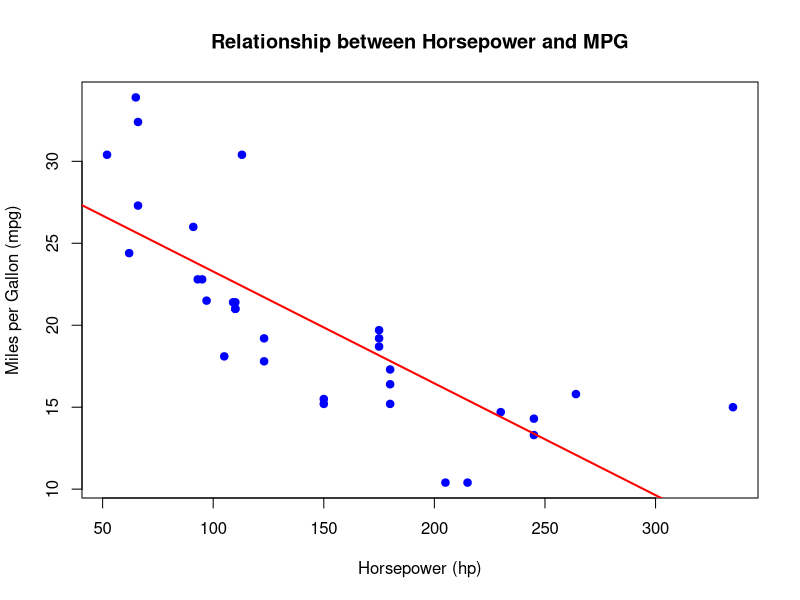
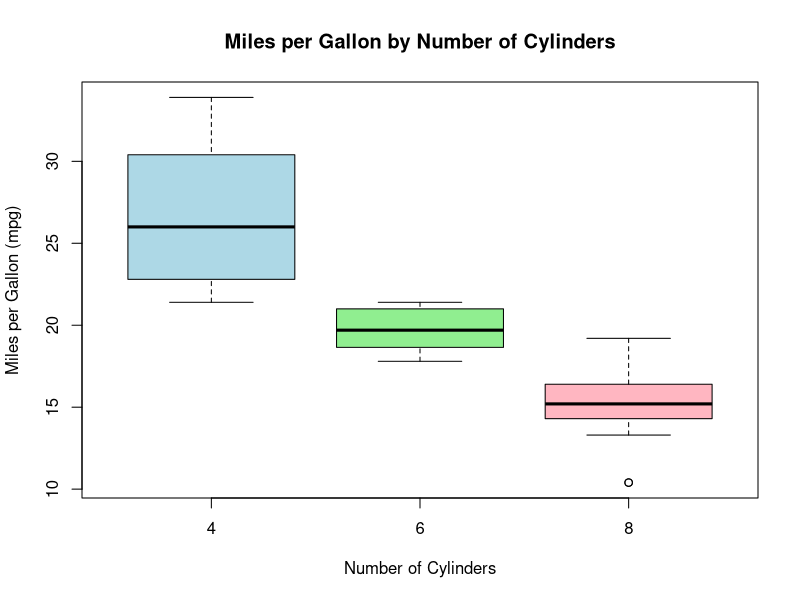
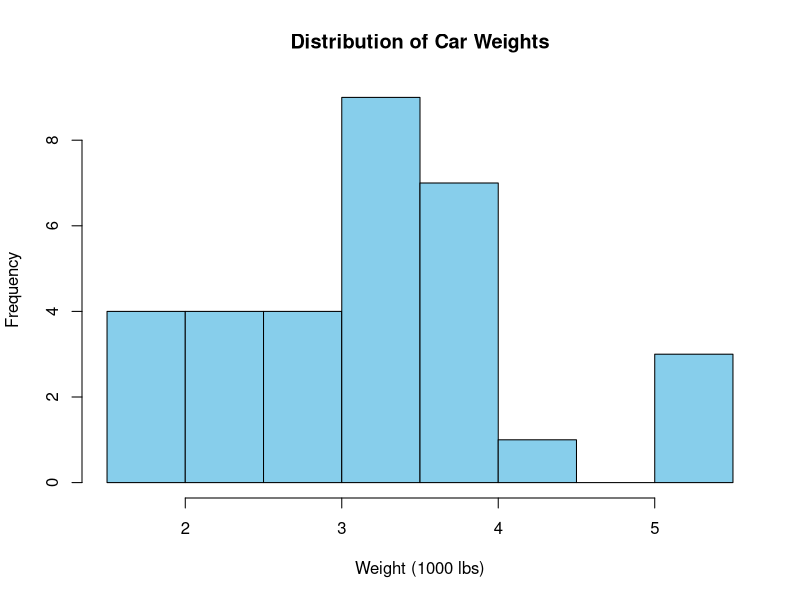

Recreate these plots in R, in order.
#Question # 2

#Apply the concept of vector and list on below 
#dataset, as well as answer the following questions. 

#Craeting dataset
employees <- data.frame(
  Emp_ID = c("E1", "E2", "E3", "E4", "E5", "E6", "E7", "E8"),
  Name = c("X", "Y", "Z", "X", "Y", "Z", "X", "Y"),
  Age = c(34, 29, 40, 30, 35, 27, 41, 30),
  Dept = c("HR", "IT", "Finance", "Marketing", "HR", "IT", "Finance", "Marketing"),
  Salary = c(50000, 60000, 70000, 65000, 50000, 65000, 45000, 60000),
  Gender = c("Male", "Female", "Male", "Female", "Male", "Female", "Male", "Female"),
  Experience = c(5, 3, 10, 4, 2, 7, 9, 6)
)

# View dataset
print(employees)

# i.
 #Extract the Salary column from the dataset as a vector 
#and calculate the average salary. 

# Create Salary vector
salary <- c(50000, 60000, 70000, 65000, 50000, 65000, 45000, 60000)

# Calculate average
avg_salary <- mean(salary)
avg_salary

#(ii).
# Use a vector for ages. Find minimum and maximum age
age <- c(34, 29, 40, 30, 35, 27, 41, 30)

min_age <- min(age)
max_age <- max(age)

min_age
max_age


#(iii) 
#Create a list for one employee (Name, Department, Age, Salary)

employee1 <- list(Name = "X", Department = "HR", Age = 34, Salary = 50000)

# Display list
employee1

#(v)
#Implement R code for mean, standard deviation, and correlation

experience <- c(5, 3, 10, 4, 2, 7, 9, 6)

mean_salary <- mean(salary)
sd_salary <- sd(salary)
cor_salary_exp <- cor(salary, experience)

mean_salary
sd_salary
cor_salary_exp


#Question # 3

#Scatter plot: hp (Horsepower) vs mpg (Miles per gallon)
data(mtcars)

# Scatter plot with trend line
plot(mtcars$hp, mtcars$mpg,
     main = "Relationship between Horsepower and MPG",
     xlab = "Horsepower (hp)",
     ylab = "Miles per Gallon (mpg)",
     pch = 19, col = "blue")

abline(lm(mpg ~ hp, data = mtcars), col = "red", lwd = 2)


#(ii) 
#Box plot: Compare MPG across cylinder numbers
boxplot(mpg ~ cyl, data = mtcars,
        main = "Miles per Gallon by Number of Cylinders",
        xlab = "Number of Cylinders",
        ylab = "Miles per Gallon (mpg)",
        col = c("lightblue", "lightgreen", "lightpink"))
#(iii)
#Histogram: Distribution of car weights (wt)

hist(mtcars$wt,
     main = "Distribution of Car Weights",
     xlab = "Weight (1000 lbs)",
     col = "skyblue",
     breaks = 8)


